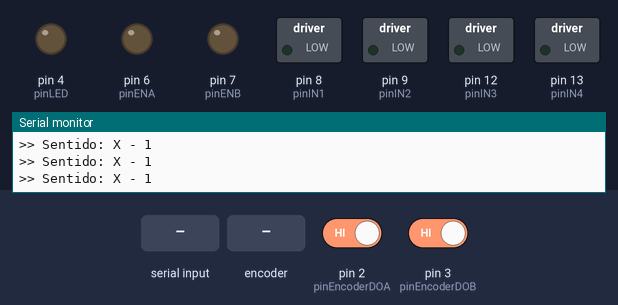
Recording of a sketch running on a simulated Arduino Uno, built with avr-gcc and run on an emulated ATmega328P. Parts: switched loads named in the sketch (green lamp = pin HIGH), output pins drawn as LEDs (lit = HIGH), the last lines printed to the serial monitor. The test bench sets the inputs (shaded band); at power-on: pin 2 (pinEncoderDOA) HIGH, pin 3 (pinEncoderDOB) HIGH.

Above: at 1.2 s.
1.3 s: "D" received over the second serial link
At 1.6 s:
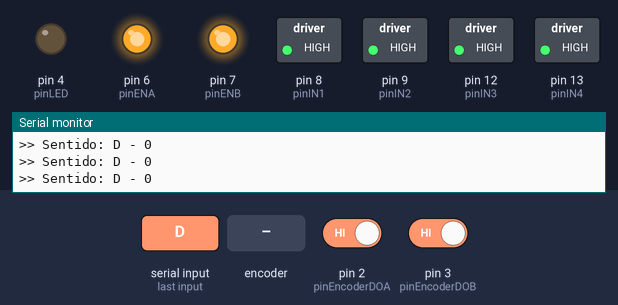
2.8 s: "E" received over the second serial link
At 3.7 s:
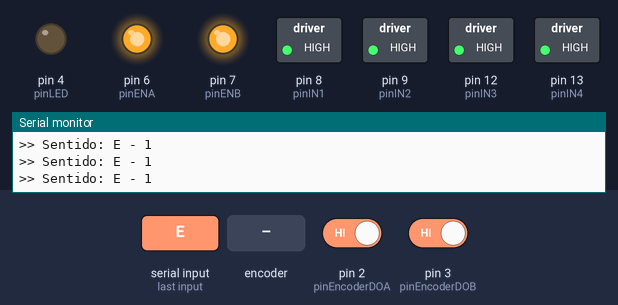
5.8 s: rotary encoder on pin 2 (pinEncoderDOA) / pin 3 (pinEncoderDOB) turned 3 steps (first pin leading)
At 7.4 s:
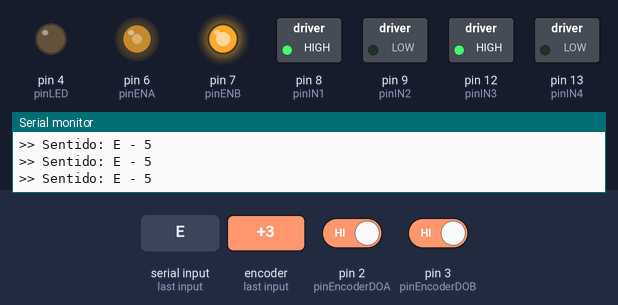
9.4 s: "D" received over the second serial link
At 16.1 s:
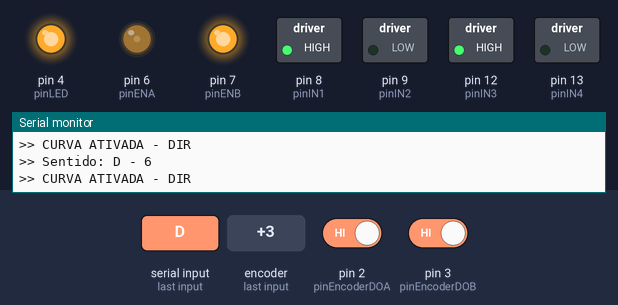
Timing chart, 0 to 17.9 s (numbered marks = the images above; inputs shaded):
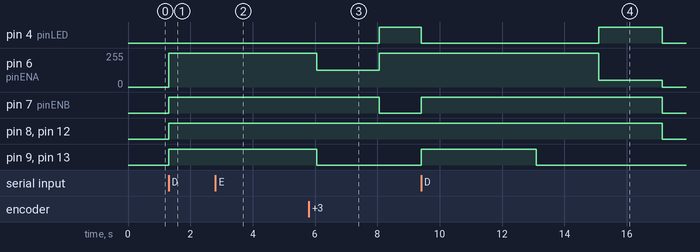

The sketch:

Teste_ProjetoControleFinal_v3.ino
```cpp
//
// Projeto de Controle e Automação
// Alunos: Ismael Vianna e Lucas Santos
// Disciplina: Controle e Automação
// Data atualizado: 3 nov 2026
//
// Estudo de sensoriamento com sensores
// ultrassônicos e de velocidade.
//

#include <SoftwareSerial.h>

SoftwareSerial bluetooth(10, 11); // RX (10), TX (11 com divisor)

// Sentido do Carrinho Automático
// -----
// |  0  | -> roda boba
// X     X -> Sensores
// |     |
//[]     [] -> motores
// |_____|

float voltasPorSegundoMA = (float)0.0;
float voltasPorSegundoMB = (float)0.0;

volatile unsigned long pulsosNoSegundoMA = 0;
volatile unsigned long pulsosNoSegundoMB = 0;
unsigned long tempoAnterior = 0;
unsigned int segundos = 0; // conta total de segundos passados desde que ligou o AGV
char sentidoTesteCurva = 'X'; // D: direita, E:esquerda ou X:parado

// Led que informa interações como início da curva de
// reação e reage a cada interação no modo automatico
const int pinLED = 4;

//float distanciaEntreSensores = 4.5; //centímetros
long duracaoPulsoE; // Tempo de viagem da onda sonora do lado esquerdo
float distanciaCME; // Distância em centímetros do lado esquerdo
long duracaoPulsoD; // Tempo de viagem da onda sonora do lado direito
float distanciaCMD; // Distância em centímetros do lado direito
float rpmMA;
float rpmMB;
float perimetroMetros;
float velKmPorHoraMA;
float velKmPorHoraMB;


//Motor A (Direita)
const int pinENA = 6;  // PWM
const int pinIN1 = 8;
const int pinIN2 = 9;
const int pinEncoderDOA = 2;

//Motor B (Esquerda)
const int pinENB = 7;  // PWM
const int pinIN3 = 12;
const int pinIN4 = 13;
const int pinEncoderDOB = 3;

const int FUROS_DISCO = 20;
const float DIAMETRO_RODA_MM = 50.5;

//mínimaB é 127 (parado), 128 (anda)
//minimoA é 52 (parado), 53 (anda)
unsigned int velMinima = 80;//0;//140; //Velocidade mínima
unsigned int velMinimaA = 52;//Direita//0;//140; //Velocidade mínima
unsigned int velMinimaB = 127;//Esquerda//0;//140; //Velocidade mínima
unsigned int velMaxima = 255; //Velocidade máxima

unsigned int velocidadeAtual = 255; //Velocidade máxima
// 'F' (para frente), 'T' (para trás),
// 'P' (Parada Suave), 'B' (Freio),
// 'D' (para direita), 'E' (para esquerda)
char sentidoAtualMA = 'P'; //Roda solta
char sentidoAtualMB = 'P';

void contarPulsoMA() {
  pulsosNoSegundoMA++;
}

void contarPulsoMB() {
  pulsosNoSegundoMB++;
}

// sentidoAtual = 'F' (para frente), 'T' (para trás),
// 'P' (Parada Suave), 'B' (Freio),
// 'D' (para direita), 'E' (para esquerda)
// Motor = 'A' ou 'B'
//Linha reta Frente e trás
void atualizarMotores(char Motor) {
  int pinEN, pinINX, pinINY;
  int velNovaA = velMaxima; //255
  int velNovaB = velMaxima; //255
  int velNova = velMaxima; //255
  char sentidoAtual;

  //Corrige linha reta
  if (sentidoAtualMA=='F' && sentidoAtualMB=='F'){
    if (voltasPorSegundoMA > voltasPorSegundoMB){
      //Motor A está mais rápido que B: Reduzir A
      velNovaA = (int) velNovaA-(velNovaA * ((voltasPorSegundoMA-voltasPorSegundoMB)/voltasPorSegundoMA));
    }else if (voltasPorSegundoMA < voltasPorSegundoMB){
      velNovaB = (int) velNovaB-(velNovaB * ((voltasPorSegundoMB-voltasPorSegundoMA)/voltasPorSegundoMB));
    }
  }

  if(Motor == 'B' && sentidoAtualMB=='V'){
    velNovaB = velMinimaB;//127;
    //127 não anda
    //128 anda
  } else if(Motor == 'A' && sentidoAtualMA =='V'){
    velNovaA = velMinimaA;//52;//velMinima;
  }

  if (Motor == 'B') {
    pinEN = pinENB;
    pinINX = pinIN3;
    pinINY = pinIN4;
    sentidoAtual = sentidoAtualMB;
    velNova=velNovaB;
  }else{
    pinEN = pinENA;
    pinINX = pinIN1;
    pinINY = pinIN2;
    sentidoAtual = sentidoAtualMA;
    velNova=velNovaA;
  }

  if (sentidoAtual == 'F') {
    analogWrite(pinEN, velNova);//velocidadeAtual);
    digitalWrite(pinINX, HIGH);
    digitalWrite(pinINY, LOW);

    // if (Motor =='A' && sentidoAtualMB == 'V'){
    //   Serial.print(F(">> SentA:"));
    //   Serial.print(sentidoAtualMA);
    //   Serial.print(F(" VelNovaA:"));
    //   Serial.print(velNova);

    //   bluetooth.print(F(">> SentA:"));
    //   bluetooth.print(sentidoAtualMA);
    //   bluetooth.print(F(" VelNovaA:"));
    //   bluetooth.print(velNova);
    // }

    // if (Motor =='B' && sentidoAtualMA == 'V'){
    //   Serial.print(F(">> SentB:"));
    //   Serial.print(sentidoAtualMB);
    //   Serial.print(F(" VelNovaB:"));
    //   Serial.println(velNova);

    //   bluetooth.print(F(">> SentB:"));
    //   bluetooth.print(sentidoAtualMB);
    //   bluetooth.print(F(" VelNovaB:"));
    //   bluetooth.println(velNova);
    // }
  } else if (sentidoAtual == 'B') {
    // FREIO RAPIDO: ENA/ENB no maximo e ambas as entradas em HIGH
    analogWrite(pinEN, velMaxima);
    digitalWrite(pinINX, HIGH);
    digitalWrite(pinINY, HIGH);

  } else if (sentidoAtual == 'P') {
    // PARADA SUAVE ('P'): entradas em LOW
    analogWrite(pinEN, 0);
    digitalWrite(pinINX, LOW);
    digitalWrite(pinINY, LOW);

  } else if (sentidoAtual == 'V') {
    // Anda na velocidade mínima
    analogWrite(pinEN, velNova);
    digitalWrite(pinINX, HIGH);
    digitalWrite(pinINY, LOW);
  }


}

void contaSegundos(){
  //conta segundos
  float tempoAtual = millis();
  float varTempo = (tempoAtual - tempoAnterior) / 1000.0;

  if (millis() - tempoAnterior >= 1000) {
    tempoAnterior = millis();
    segundos += 1;

    //TELEMETRIA A CADA 1 SEGUNDO
    noInterrupts();
    unsigned long pulsosMA = pulsosNoSegundoMA;
    unsigned long pulsosMB = pulsosNoSegundoMB;
    pulsosNoSegundoMA = 0;
    pulsosNoSegundoMB = 0;
    interrupts();

    voltasPorSegundoMA = (float)pulsosMA / FUROS_DISCO;
    voltasPorSegundoMB = (float)pulsosMB / FUROS_DISCO;
    // float rpmMA = voltasPorSegundoMA * 60.0;
    // float rpmMB = voltasPorSegundoMB * 60.0;
    // float perimetroMetros = (3.14159265 * DIAMETRO_RODA_MM) / 1000.0;
    // float velKmPorHoraMA = (voltasPorSegundoMA * perimetroMetros) * 3.6;
    // float velKmPorHoraMB = (voltasPorSegundoMB * perimetroMetros) * 3.6;

    rpmMA = voltasPorSegundoMA * 60.0;
    rpmMB = voltasPorSegundoMB * 60.0;
    perimetroMetros = (3.14159265 * DIAMETRO_RODA_MM) / 1000.0;
    velKmPorHoraMA = (voltasPorSegundoMA * perimetroMetros) * 3.6;
    velKmPorHoraMB = (voltasPorSegundoMB * perimetroMetros) * 3.6;
  }
}

void leitura_bluetooth(){
  // Leitura Bluetooth
  if (bluetooth.available() > 0) {
    char comando = bluetooth.read();

    if (comando == 'D' || comando == 'E') {
      segundos = 0;
      sentidoTesteCurva = comando; //char sentidoTesteCurva = 'X'; // D: direita, E:esquerda ou X:parado

      digitalWrite(pinLED, LOW);

      sentidoAtualMA = 'B';
      sentidoAtualMB = 'B';

      atualizarMotores('A');
      atualizarMotores('B');
    }
  } // final da verificacao de caractere no buffer do bluetooth

}

void modo_normal_curva(){
  // Escuta bluetooth
  // Se "D" faz curva para a direita, se E para a esquerda
  // Espera 3 segundos e anda pra frente (equilibrado) por 1 segundo e gira.
  // Se D, MotorA=0 solto e Motor B=255
  // Se E, MotorA=255 e Motor B=0 solto
  // Se R(right), MotorA=80 solto e Motor B=255
  // Se L(left), MotorA=255 e Motor B=(int)80*0.8

  leitura_bluetooth();

  // inicia a andar para frente em linha reta
  if (segundos == 4 && (sentidoTesteCurva == 'D' || sentidoTesteCurva == 'E')) {
    digitalWrite(pinLED, LOW);

    sentidoAtualMA = 'F';
    sentidoAtualMB = 'F';
    atualizarMotores('A'); //dir
    atualizarMotores('B'); //esq

    bluetooth.println(F(">> CORRIDA RETA!"));
    Serial.println(F(">> CORRIDA RETA!"));

  } else if (segundos == 6 && sentidoTesteCurva == 'E') {
    digitalWrite(pinLED, HIGH);

    sentidoAtualMA = 'F';
    sentidoAtualMB = 'V';//'P';
    atualizarMotores('A');//dir
    atualizarMotores('B');//esq

    bluetooth.println(F(">> CURVA ATIVADA - ESQ!"));
    Serial.println(F(">> CURVA ATIVADA - ESQ!"));

  } else if (segundos == 6 && sentidoTesteCurva == 'D') {
    digitalWrite(pinLED, HIGH);

    sentidoAtualMA = 'V';//'P';
    sentidoAtualMB = 'F';
    atualizarMotores('A');//dir
    atualizarMotores('B');//esq

    bluetooth.println(F(">> CURVA ATIVADA - DIR"));
    Serial.println(F(">> CURVA ATIVADA - DIR"));

  } else if (segundos == 8){//} && (sentidoTesteCurva == 'D' || sentidoTesteCurva == 'E')) {
    // para de girar
    digitalWrite(pinLED, LOW);

    sentidoAtualMA = 'P';
    sentidoAtualMB = 'P';
    atualizarMotores('A');//dir
    atualizarMotores('B');//esq

    bluetooth.println(F(">> CURVA FINALIZADA!"));
    Serial.println(F(">> CURVA FINALIZADA!"));

    sentidoTesteCurva = 'X';
  }
}


void setup() {
  Serial.begin(9600);
  bluetooth.begin(9600);
  bluetooth.setTimeout(100);

  pinMode(pinLED, OUTPUT);

  pinMode(pinENA, OUTPUT);
  pinMode(pinIN1, OUTPUT);
  pinMode(pinIN2, OUTPUT);
  pinMode(pinEncoderDOA, INPUT);

  pinMode(pinENB, OUTPUT);
  pinMode(pinIN3, OUTPUT);
  pinMode(pinIN4, OUTPUT);
  pinMode(pinEncoderDOB, INPUT);

  attachInterrupt(digitalPinToInterrupt(pinEncoderDOA), contarPulsoMA, RISING);
  attachInterrupt(digitalPinToInterrupt(pinEncoderDOB), contarPulsoMB, RISING);

  Serial.println(F("Sistema pronto com Freio Dinamico!"));
  bluetooth.println(F("Sistema pronto com Freio Dinamico!"));
}

void loop() {
  contaSegundos();
  //MODO CURVA DE REACAO
  modo_normal_curva();

  // Serial.print(F("RPM-MA: "));
  // Serial.print(rpmMA, 1);
  // Serial.print(F(" - RPM-MB: "));
  // Serial.print(rpmMB, 1);
  // Serial.print(F(" | VelMA: "));
  // Serial.print(velKmPorHoraMA, 2);
  // Serial.print(F(" km/h"));
  // Serial.print(F(" | VelMB: "));
  // Serial.print(velKmPorHoraMB, 2);
  // Serial.println(F(" km/h"));

  // bluetooth.print(F("RPM-MA: "));
  // bluetooth.print(rpmMA, 1);
  // bluetooth.print(F(" - RPM-MB: "));
  // bluetooth.print(rpmMB, 1);
  // bluetooth.print(F(" | VelMA: "));
  // bluetooth.print(velKmPorHoraMA, 2);
  // bluetooth.print(F(" km/h"));
  // bluetooth.print(F(" | VelMB: "));
  // bluetooth.print(velKmPorHoraMB, 2);
  // bluetooth.println(F(" km/h"));

  Serial.print(F(">> Sentido: "));
  Serial.print(sentidoTesteCurva);
  Serial.print(F(" - "));
  Serial.println(segundos);

  bluetooth.print(F("sentido: "));
  bluetooth.print(sentidoTesteCurva);
  bluetooth.print(F(" - "));
  bluetooth.println(segundos);
}
```

Measured:
- after the input at 1.3 s, pin 6 (pinENA): 0/255 → 255/255 at once; pin 7 (pinENB), pin 8 (pinIN1), pin 9 (pinIN2), pin 12 (pinIN3), pin 13 (pinIN4): LOW → HIGH at once
- after the input at 2.8 s, pin 9 (pinIN2), pin 13 (pinIN4): stays HIGH (without the input it goes to LOW after 2.2 s)
- after the input at 5.8 s, pin 6 (pinENA): 255/255 → 127/255 after 0.25 s, → 255/255 2.0 s later
- after the input at 9.4 s, pin 4 (pinLED): HIGH → LOW after 0.00 s instead of 0.68 s; pin 6 (pinENA): 255/255 → 52/255 after 5.7 s, → 0/255 2.0 s later; pin 7 (pinENB): LOW → HIGH at once, → LOW 7.7 s later; pin 8 (pinIN1), pin 12 (pinIN3): HIGH → LOW after 7.7 s instead of 0.68 s; pin 9 (pinIN2), pin 13 (pinIN4): LOW → HIGH at once, → LOW 3.7 s later
